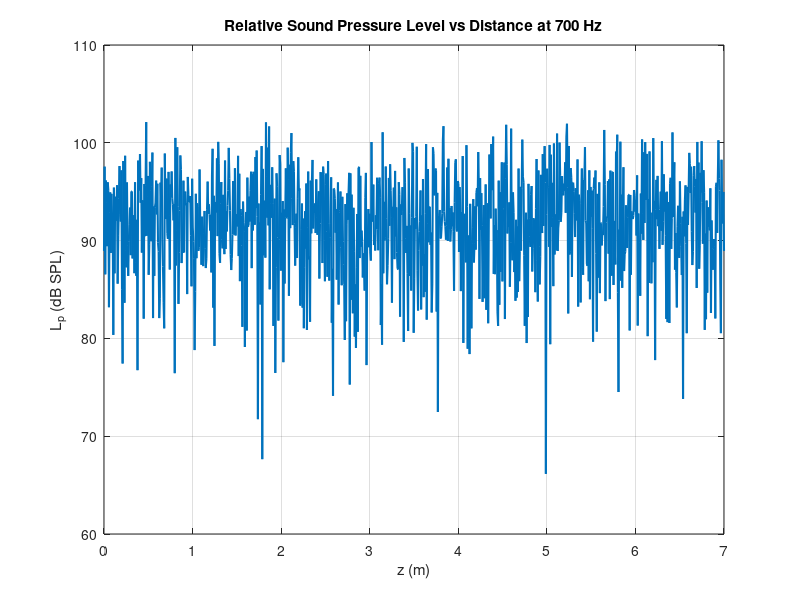
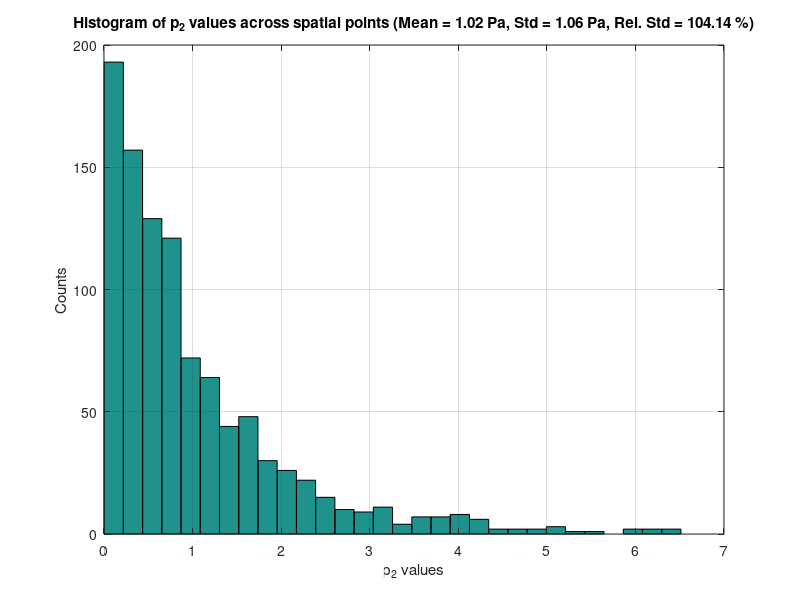
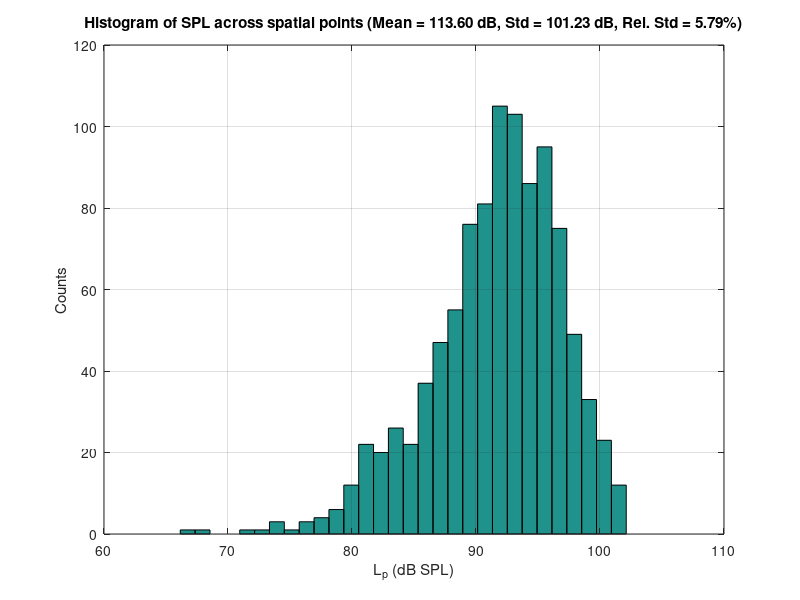

Here is the MATLAB script that generated these plots, in order:
Nwaves = 5000; % amount of plane waves for each point
Npoints = 1000; % space points
Lz = 7;        % z length room (m)
c = 343;       % (m/s)
f = 700;       % (Hz)
omega = 2 * pi * f ;
k = omega / c;

z_values = linspace(0, Lz, Npoints); % space points
p2_values = zeros(size(z_values));

% calculate p_2 for each position as a sum of every random wave
for idx = 1:length(z_values)
    r = z_values(idx);
    phi_i = rand(1, Nwaves) * 2 * pi; % random phases
    theta_i = acos(2 * rand(1, Nwaves) - 1); % random angles
    sum_exp = sum(exp(-1j * (k * r * cos(theta_i) + phi_i))); 
    p2_values(idx) = (1/Nwaves) * abs(sum_exp)^2;
end

% Print array size info
fprintf('Size of p2_values array: %d x %d\n', size(p2_values,1), size(p2_values,2));

p_ref = 2 * 10^(-5);


% Plot relative sound pressure level (SPL)
figure;
plot(z_values, 10*log10(p2_values / (p_ref)^2), 'LineWidth', 1.5);
grid on;
title('Relative Sound Pressure Level vs Distance at 700 Hz');
xlabel('z (m)');
ylabel('L_p (dB SPL)');

% stats
mean_p2 = mean(p2_values);
std_p2 = std(p2_values);
rel_std_p2 = std_p2 / mean_p2 * 100; % relative std (%)

mean_p2_dB = mean(10*log10(p2_values / (p_ref)^2));
std_p2_dB = std(10*log10(p2_values / (p_ref)^2));
rel_std_p2_dB = std_p2_dB / mean_p2_dB * 100; % relative std (%)

% Histogram (p2 values)
N_bins = 30;
figure;
hist(p2_values, N_bins);
grid on;
title(['Histogram of p_2 values across spatial points ' ...
    '(Mean = ' num2str(mean_p2, '%.2f') ' Pa, Std = ' num2str(std_p2, '%.2f') ...
    ' Pa, Rel. Std = ' num2str(rel_std_p2, '%.2f') ' %)']);
xlabel('p_2 values');
ylabel('Counts');

% Optional: plot histogram in dB scale
figure;
hist(10*log10(p2_values / (p_ref)^2), N_bins);
grid on;
title(['Histogram of SPL across spatial points ' ...
    '(Mean = ' num2str(10*log10(mean_p2_dB / (p_ref)^2), '%.2f') ' dB, ' ...
    'Std = ' num2str(10*log10(std_p2_dB / (p_ref)^2), '%.2f') ' dB, ' ...
    'Rel. Std = ' num2str(rel_std_p2_dB, '%.2f') '%)']);
xlabel('L_p (dB SPL)');
ylabel('Counts');

X_1  = p2_values/2;
X_2 = 10*log10(p2_values / (p_ref)^2);